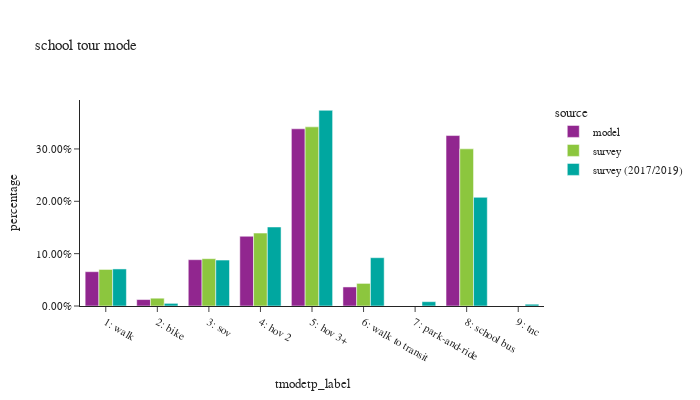

Write notebook code for a chart like this one.
### Code cell
df_plot = sc_tour.groupby(['source','tmodetp_label'])['toexpfac'].sum().reset_index()
df_plot['percentage'] = df_plot.groupby(['source'], group_keys=False)['toexpfac']. \
    apply(lambda x: x / float(x.sum()))

df_plot_ct = sc_tour.groupby(['source','tmodetp_label'])['toexpfac'].count().reset_index(). \
    rename(columns={'toexpfac':'sample count'})
df_plot = df_plot.merge(df_plot_ct, on=['source','tmodetp_label'])

fig = px.bar(df_plot.sort_values(by=['source']), x="tmodetp_label", y="percentage", color="source",
             barmode="group",hover_data=['sample count'],title="school tour mode")
fig.update_layout(height=400, width=700, font=dict(size=11),
                  xaxis = dict(dtick = 1, categoryorder='category ascending'),
                  yaxis=dict(tickformat=".2%"))
fig.show()

### Figure 1 — Plotly figure (JSON) as saved in the notebook; plotly's stock layout.template omitted (floating-point values rounded to 4 significant figures)
{"data": [{"alignmentgroup": "True", "customdata": [[37689], [7072], [50868], [76608], [194639], [20913], [187212], [8]], "hovertemplate": "source=model<br>tmodetp_label=%{x}<br>percentage=%{y}<br>sample count=%{customdata[0]}<extra></extra>", "legendgroup": "model", "marker": {"color": "#91268F", "pattern": {"shape": ""}}, "name": "model", "offsetgroup": "model", "orientation": "v", "showlegend": true, "textposition": "auto", "type": "bar", "x": ["1: walk", "2: bike", "3: sov", "4: hov 2", "5: hov 3+", "6: walk to transit", "8: school bus", "9: tnc"], "xaxis": "x", "y": [0.06555, 0.0123, 0.08846, 0.1332, 0.3385, 0.03637, 0.3256, 1.391e-05], "yaxis": "y"}, {"alignmentgroup": "True", "customdata": [[156], [55], [201], [96], [46], [26], [71]], "hovertemplate": "source=survey<br>tmodetp_label=%{x}<br>percentage=%{y}<br>sample count=%{customdata[0]}<extra></extra>", "legendgroup": "survey", "marker": {"color": "#8CC63E", "pattern": {"shape": ""}}, "name": "survey", "offsetgroup": "survey", "orientation": "v", "showlegend": true, "textposition": "auto", "type": "bar", "x": ["8: school bus", "6: walk to transit", "5: hov 3+", "4: hov 2", "3: sov", "2: bike", "1: walk"], "xaxis": "x", "y": [0.3002, 0.04317, 0.3422, 0.1393, 0.0904, 0.0149, 0.06982], "yaxis": "y"}, {"alignmentgroup": "True", "customdata": [[190], [37], [114], [284], [449], [288], [3], [250], [12]], "hovertemplate": "source=survey (2017/2019)<br>tmodetp_label=%{x}<br>percentage=%{y}<br>sample count=%{customdata[0]}<extra></extra>", "legendgroup": "survey (2017/2019)", "marker": {"color": "#00A7A0", "pattern": {"shape": ""}}, "name": "survey (2017/2019)", "offsetgroup": "survey (2017/2019)", "orientation": "v", "showlegend": true, "textposition": "auto", "type": "bar", "x": ["1: walk", "2: bike", "3: sov", "4: hov 2", "5: hov 3+", "6: walk to transit", "7: park-and-ride", "8: school bus", "9: tnc"], "xaxis": "x", "y": [0.0708, 0.005047, 0.08779, 0.1509, 0.3738, 0.09229, 0.008288, 0.2076, 0.003447], "yaxis": "y"}], "layout": {"barmode": "group", "font": {"size": 11}, "height": 400, "legend": {"title": {"text": "source"}, "tracegroupgap": 0}, "title": {"text": "school tour mode"}, "width": 700, "xaxis": {"anchor": "y", "categoryorder": "category ascending", "domain": [0.0, 1.0], "dtick": 1, "title": {"text": "tmodetp_label"}}, "yaxis": {"anchor": "x", "domain": [0.0, 1.0], "tickformat": ".2%", "title": {"text": "percentage"}}}}
